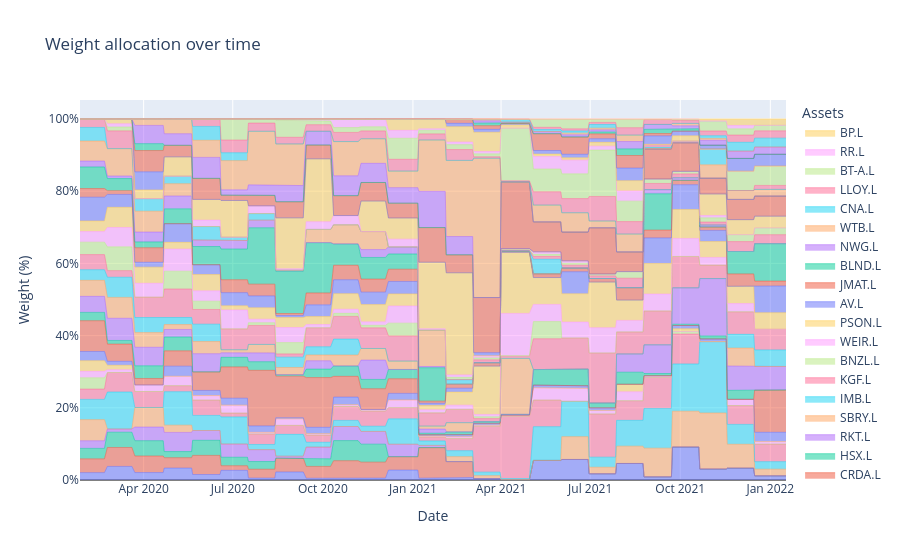

The notebook cell saved with this chart:
### Code cell
pred_tuned_mc[0].plot_weights_per_observation()

### Figure 1 — Plotly figure (JSON) as saved in the notebook; plotly's stock layout.template omitted (floating-point values rounded to 4 significant figures; data arrays with more than 128 entries replaced by an {"elided": "..."} marker saying what was removed)
{"data": [{"hovertemplate": "%{x|%Y-%m-%d}<br>AHT.L: %{y:.2%}<extra></extra>", "line": {"width": 0.5}, "mode": "lines", "name": "AHT.L", "stackgroup": "one", "type": "scatter", "x": {"elided": "500 str values"}, "y": {"elided": "500 float values"}}, {"hovertemplate": "%{x|%Y-%m-%d}<br>AZN.L: %{y:.2%}<extra></extra>", "line": {"width": 0.5}, "mode": "lines", "name": "AZN.L", "stackgroup": "one", "type": "scatter", "x": {"elided": "500 str values"}, "y": {"elided": "500 float values"}}, {"hovertemplate": "%{x|%Y-%m-%d}<br>BATS.L: %{y:.2%}<extra></extra>", "line": {"width": 0.5}, "mode": "lines", "name": "BATS.L", "stackgroup": "one", "type": "scatter", "x": {"elided": "500 str values"}, "y": {"elided": "500 float values"}}, {"hovertemplate": "%{x|%Y-%m-%d}<br>BKG.L: %{y:.2%}<extra></extra>", "line": {"width": 0.5}, "mode": "lines", "name": "BKG.L", "stackgroup": "one", "type": "scatter", "x": {"elided": "500 str values"}, "y": {"elided": "500 float values"}}, {"hovertemplate": "%{x|%Y-%m-%d}<br>DGE.L: %{y:.2%}<extra></extra>", "line": {"width": 0.5}, "mode": "lines", "name": "DGE.L", "stackgroup": "one", "type": "scatter", "x": {"elided": "500 str values"}, "y": {"elided": "500 float values"}}, {"hovertemplate": "%{x|%Y-%m-%d}<br>FCIT.L: %{y:.2%}<extra></extra>", "line": {"width": 0.5}, "mode": "lines", "name": "FCIT.L", "stackgroup": "one", "type": "scatter", "x": {"elided": "500 str values"}, "y": {"elided": "500 float values"}}, {"hovertemplate": "%{x|%Y-%m-%d}<br>HLMA.L: %{y:.2%}<extra></extra>", "line": {"width": 0.5}, "mode": "lines", "name": "HLMA.L", "stackgroup": "one", "type": "scatter", "x": {"elided": "500 str values"}, "y": {"elided": "500 float values"}}, {"hovertemplate": "%{x|%Y-%m-%d}<br>INF.L: %{y:.2%}<extra></extra>", "line": {"width": 0.5}, "mode": "lines", "name": "INF.L", "stackgroup": "one", "type": "scatter", "x": {"elided": "500 str values"}, "y": {"elided": "500 float values"}}, {"hovertemplate": "%{x|%Y-%m-%d}<br>JD.L: %{y:.2%}<extra></extra>", "line": {"width": 0.5}, "mode": "lines", "name": "JD.L", "stackgroup": "one", "type": "scatter", "x": {"elided": "500 str values"}, "y": {"elided": "500 float values"}}, {"hovertemplate": "%{x|%Y-%m-%d}<br>LAND.L: %{y:.2%}<extra></extra>", "line": {"width": 0.5}, "mode": "lines", "name": "LAND.L", "stackgroup": "one", "type": "scatter", "x": {"elided": "500 str values"}, "y": {"elided": "500 float values"}}, {"hovertemplate": "%{x|%Y-%m-%d}<br>LGEN.L: %{y:.2%}<extra></extra>", "line": {"width": 0.5}, "mode": "lines", "name": "LGEN.L", "stackgroup": "one", "type": "scatter", "x": {"elided": "500 str values"}, "y": {"elided": "500 float values"}}, {"hovertemplate": "%{x|%Y-%m-%d}<br>NG.L: %{y:.2%}<extra></extra>", "line": {"width": 0.5}, "mode": "lines", "name": "NG.L", "stackgroup": "one", "type": "scatter", "x": {"elided": "500 str values"}, "y": {"elided": "500 float values"}}, {"hovertemplate": "%{x|%Y-%m-%d}<br>NXT.L: %{y:.2%}<extra></extra>", "line": {"width": 0.5}, "mode": "lines", "name": "NXT.L", "stackgroup": "one", "type": "scatter", "x": {"elided": "500 str values"}, "y": {"elided": "500 float values"}}, {"hovertemplate": "%{x|%Y-%m-%d}<br>REL.L: %{y:.2%}<extra></extra>", "line": {"width": 0.5}, "mode": "lines", "name": "REL.L", "stackgroup": "one", "type": "scatter", "x": {"elided": "500 str values"}, "y": {"elided": "500 float values"}}, {"hovertemplate": "%{x|%Y-%m-%d}<br>RTO.L: %{y:.2%}<extra></extra>", "line": {"width": 0.5}, "mode": "lines", "name": "RTO.L", "stackgroup": "one", "type": "scatter", "x": {"elided": "500 str values"}, "y": {"elided": "500 float values"}}, {"hovertemplate": "%{x|%Y-%m-%d}<br>SGE.L: %{y:.2%}<extra></extra>", "line": {"width": 0.5}, "mode": "lines", "name": "SGE.L", "stackgroup": "one", "type": "scatter", "x": {"elided": "500 str values"}, "y": {"elided": "500 float values"}}, {"hovertemplate": "%{x|%Y-%m-%d}<br>SGRO.L: %{y:.2%}<extra></extra>", "line": {"width": 0.5}, "mode": "lines", "name": "SGRO.L", "stackgroup": "one", "type": "scatter", "x": {"elided": "500 str values"}, "y": {"elided": "500 float values"}}, {"hovertemplate": "%{x|%Y-%m-%d}<br>SMIN.L: %{y:.2%}<extra></extra>", "line": {"width": 0.5}, "mode": "lines", "name": "SMIN.L", "stackgroup": "one", "type": "scatter", "x": {"elided": "500 str values"}, "y": {"elided": "500 float values"}}, {"hovertemplate": "%{x|%Y-%m-%d}<br>SMT.L: %{y:.2%}<extra></extra>", "line": {"width": 0.5}, "mode": "lines", "name": "SMT.L", "stackgroup": "one", "type": "scatter", "x": {"elided": "500 str values"}, "y": {"elided": "500 float values"}}, {"hovertemplate": "%{x|%Y-%m-%d}<br>SPX.L: %{y:.2%}<extra></extra>", "line": {"width": 0.5}, "mode": "lines", "name": "SPX.L", "stackgroup": "one", "type": "scatter", "x": {"elided": "500 str values"}, "y": {"elided": "500 float values"}}, {"hovertemplate": "%{x|%Y-%m-%d}<br>SSE.L: %{y:.2%}<extra></extra>", "line": {"width": 0.5}, "mode": "lines", "name": "SSE.L", "stackgroup": "one", "type": "scatter", "x": {"elided": "500 str values"}, "y": {"elided": "500 float values"}}, {"hovertemplate": "%{x|%Y-%m-%d}<br>STJ.L: %{y:.2%}<extra></extra>", "line": {"width": 0.5}, "mode": "lines", "name": "STJ.L", "stackgroup": "one", "type": "scatter", "x": {"elided": "500 str values"}, "y": {"elided": "500 float values"}}, {"hovertemplate": "%{x|%Y-%m-%d}<br>SVT.L: %{y:.2%}<extra></extra>", "line": {"width": 0.5}, "mode": "lines", "name": "SVT.L", "stackgroup": "one", "type": "scatter", "x": {"elided": "500 str values"}, "y": {"elided": "500 float values"}}, {"hovertemplate": "%{x|%Y-%m-%d}<br>TW.L: %{y:.2%}<extra></extra>", "line": {"width": 0.5}, "mode": "lines", "name": "TW.L", "stackgroup": "one", "type": "scatter", "x": {"elided": "500 str values"}, "y": {"elided": "500 float values"}}, {"hovertemplate": "%{x|%Y-%m-%d}<br>ULVR.L: %{y:.2%}<extra></extra>", "line": {"width": 0.5}, "mode": "lines", "name": "ULVR.L", "stackgroup": "one", "type": "scatter", "x": {"elided": "500 str values"}, "y": {"elided": "500 float values"}}, {"hovertemplate": "%{x|%Y-%m-%d}<br>VOD.L: %{y:.2%}<extra></extra>", "line": {"width": 0.5}, "mode": "lines", "name": "VOD.L", "stackgroup": "one", "type": "scatter", "x": {"elided": "500 str values"}, "y": {"elided": "500 float values"}}, {"hovertemplate": "%{x|%Y-%m-%d}<br>WPP.L: %{y:.2%}<extra></extra>", "line": {"width": 0.5}, "mode": "lines", "name": "WPP.L", "stackgroup": "one", "type": "scatter", "x": {"elided": "500 str values"}, "y": {"elided": "500 float values"}}, {"hovertemplate": "%{x|%Y-%m-%d}<br>BARC.L: %{y:.2%}<extra></extra>", "line": {"width": 0.5}, "mode": "lines", "name": "BARC.L", "stackgroup": "one", "type": "scatter", "x": {"elided": "500 str values"}, "y": {"elided": "500 float values"}}, {"hovertemplate": "%{x|%Y-%m-%d}<br>PRU.L: %{y:.2%}<extra></extra>", "line": {"width": 0.5}, "mode": "lines", "name": "PRU.L", "stackgroup": "one", "type": "scatter", "x": {"elided": "500 str values"}, "y": {"elided": "500 float values"}}, {"hovertemplate": "%{x|%Y-%m-%d}<br>TSCO.L: %{y:.2%}<extra></extra>", "line": {"width": 0.5}, "mode": "lines", "name": "TSCO.L", "stackgroup": "one", "type": "scatter", "x": {"elided": "500 str values"}, "y": {"elided": "500 float values"}}, {"hovertemplate": "%{x|%Y-%m-%d}<br>ABF.L: %{y:.2%}<extra></extra>", "line": {"width": 0.5}, "mode": "lines", "name": "ABF.L", "stackgroup": "one", "type": "scatter", "x": {"elided": "500 str values"}, "y": {"elided": "500 float values"}}, {"hovertemplate": "%{x|%Y-%m-%d}<br>CRDA.L: %{y:.2%}<extra></extra>", "line": {"width": 0.5}, "mode": "lines", "name": "CRDA.L", "stackgroup": "one", "type": "scatter", "x": {"elided": "500 str values"}, "y": {"elided": "500 float values"}}, {"hovertemplate": "%{x|%Y-%m-%d}<br>HSX.L: %{y:.2%}<extra></extra>", "line": {"width": 0.5}, "mode": "lines", "name": "HSX.L", "stackgroup": "one", "type": "scatter", "x": {"elided": "500 str values"}, "y": {"elided": "500 float values"}}, {"hovertemplate": "%{x|%Y-%m-%d}<br>RKT.L: %{y:.2%}<extra></extra>", "line": {"width": 0.5}, "mode": "lines", "name": "RKT.L", "stackgroup": "one", "type": "scatter", "x": {"elided": "500 str values"}, "y": {"elided": "500 float values"}}, {"hovertemplate": "%{x|%Y-%m-%d}<br>SBRY.L: %{y:.2%}<extra></extra>", "line": {"width": 0.5}, "mode": "lines", "name": "SBRY.L", "stackgroup": "one", "type": "scatter", "x": {"elided": "500 str values"}, "y": {"elided": "500 float values"}}, {"hovertemplate": "%{x|%Y-%m-%d}<br>IMB.L: %{y:.2%}<extra></extra>", "line": {"width": 0.5}, "mode": "lines", "name": "IMB.L", "stackgroup": "one", "type": "scatter", "x": {"elided": "500 str values"}, "y": {"elided": "500 float values"}}, {"hovertemplate": "%{x|%Y-%m-%d}<br>KGF.L: %{y:.2%}<extra></extra>", "line": {"width": 0.5}, "mode": "lines", "name": "KGF.L", "stackgroup": "one", "type": "scatter", "x": {"elided": "500 str values"}, "y": {"elided": "500 float values"}}, {"hovertemplate": "%{x|%Y-%m-%d}<br>BNZL.L: %{y:.2%}<extra></extra>", "line": {"width": 0.5}, "mode": "lines", "name": "BNZL.L", "stackgroup": "one", "type": "scatter", "x": {"elided": "500 str values"}, "y": {"elided": "500 float values"}}, {"hovertemplate": "%{x|%Y-%m-%d}<br>WEIR.L: %{y:.2%}<extra></extra>", "line": {"width": 0.5}, "mode": "lines", "name": "WEIR.L", "stackgroup": "one", "type": "scatter", "x": {"elided": "500 str values"}, "y": {"elided": "500 float values"}}, {"hovertemplate": "%{x|%Y-%m-%d}<br>PSON.L: %{y:.2%}<extra></extra>", "line": {"width": 0.5}, "mode": "lines", "name": "PSON.L", "stackgroup": "one", "type": "scatter", "x": {"elided": "500 str values"}, "y": {"elided": "500 float values"}}, {"hovertemplate": "%{x|%Y-%m-%d}<br>AV.L: %{y:.2%}<extra></extra>", "line": {"width": 0.5}, "mode": "lines", "name": "AV.L", "stackgroup": "one", "type": "scatter", "x": {"elided": "500 str values"}, "y": {"elided": "500 float values"}}, {"hovertemplate": "%{x|%Y-%m-%d}<br>JMAT.L: %{y:.2%}<extra></extra>", "line": {"width": 0.5}, "mode": "lines", "name": "JMAT.L", "stackgroup": "one", "type": "scatter", "x": {"elided": "500 str values"}, "y": {"elided": "500 float values"}}, {"hovertemplate": "%{x|%Y-%m-%d}<br>BLND.L: %{y:.2%}<extra></extra>", "line": {"width": 0.5}, "mode": "lines", "name": "BLND.L", "stackgroup": "one", "type": "scatter", "x": {"elided": "500 str values"}, "y": {"elided": "500 float values"}}, {"hovertemplate": "%{x|%Y-%m-%d}<br>NWG.L: %{y:.2%}<extra></extra>", "line": {"width": 0.5}, "mode": "lines", "name": "NWG.L", "stackgroup": "one", "type": "scatter", "x": {"elided": "500 str values"}, "y": {"elided": "500 float values"}}, {"hovertemplate": "%{x|%Y-%m-%d}<br>WTB.L: %{y:.2%}<extra></extra>", "line": {"width": 0.5}, "mode": "lines", "name": "WTB.L", "stackgroup": "one", "type": "scatter", "x": {"elided": "500 str values"}, "y": {"elided": "500 float values"}}, {"hovertemplate": "%{x|%Y-%m-%d}<br>CNA.L: %{y:.2%}<extra></extra>", "line": {"width": 0.5}, "mode": "lines", "name": "CNA.L", "stackgroup": "one", "type": "scatter", "x": {"elided": "500 str values"}, "y": {"elided": "500 float values"}}, {"hovertemplate": "%{x|%Y-%m-%d}<br>LLOY.L: %{y:.2%}<extra></extra>", "line": {"width": 0.5}, "mode": "lines", "name": "LLOY.L", "stackgroup": "one", "type": "scatter", "x": {"elided": "500 str values"}, "y": {"elided": "500 float values"}}, {"hovertemplate": "%{x|%Y-%m-%d}<br>BT-A.L: %{y:.2%}<extra></extra>", "line": {"width": 0.5}, "mode": "lines", "name": "BT-A.L", "stackgroup": "one", "type": "scatter", "x": {"elided": "500 str values"}, "y": {"elided": "500 float values"}}, {"hovertemplate": "%{x|%Y-%m-%d}<br>RR.L: %{y:.2%}<extra></extra>", "line": {"width": 0.5}, "mode": "lines", "name": "RR.L", "stackgroup": "one", "type": "scatter", "x": {"elided": "500 str values"}, "y": {"elided": "500 float values"}}, {"hovertemplate": "%{x|%Y-%m-%d}<br>BP.L: %{y:.2%}<extra></extra>", "line": {"width": 0.5}, "mode": "lines", "name": "BP.L", "stackgroup": "one", "type": "scatter", "x": {"elided": "500 str values"}, "y": {"elided": "500 float values"}}], "layout": {"legend": {"title": {"text": "Assets"}}, "title": {"text": "Weight allocation over time"}, "xaxis": {"title": {"text": "Date"}}, "yaxis": {"tickformat": ".0%", "title": {"text": "Weight (%)"}, "zeroline": true, "zerolinecolor": "gray"}}}
